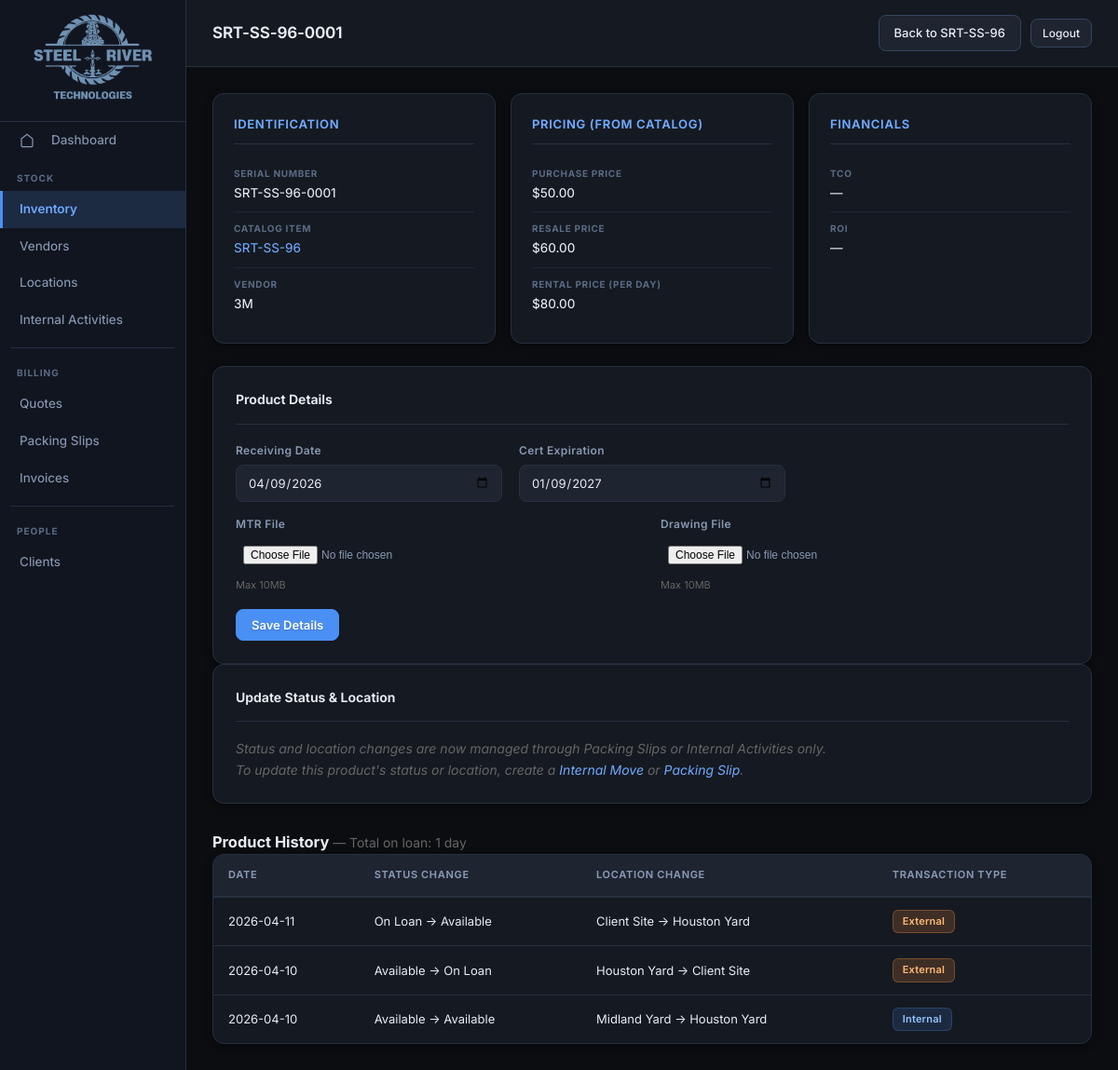
The app's page /inventory/product/SRT-SS-96-0001, older data.
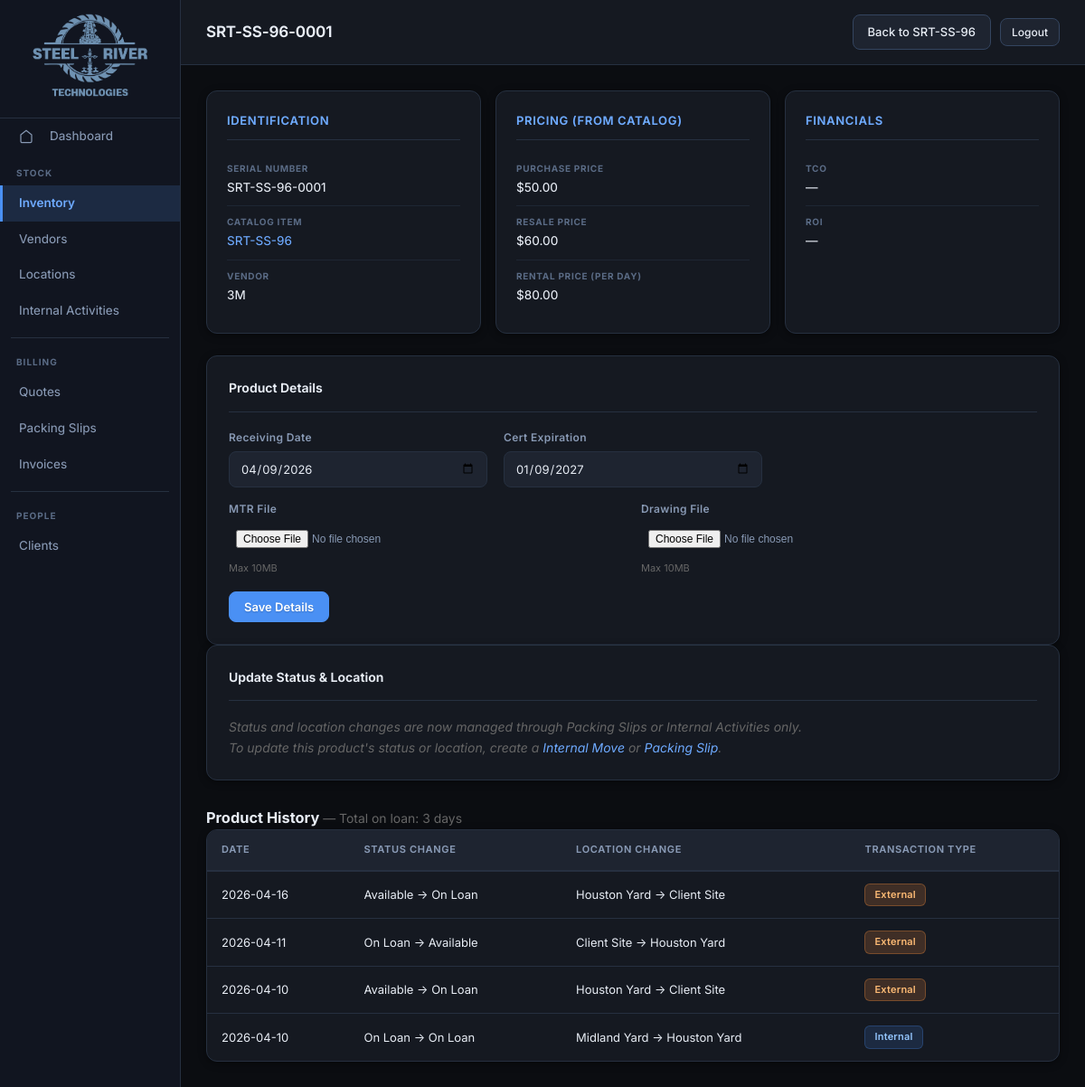
The same page, newer data.
### tables this page shows
CREATE TABLE "Product_Lifecycle" (
    id              INTEGER PRIMARY KEY AUTOINCREMENT,
    serial_number   TEXT NOT NULL,
    change_date     TEXT NOT NULL,
    old_status      TEXT,
    new_status      TEXT,
    old_location    TEXT,
    new_location    TEXT,
    transaction_type TEXT NOT NULL CHECK(transaction_type IN ('INTERNAL','EXTERNAL'))
);

CREATE TABLE "Product" (
            serial_number TEXT PRIMARY KEY,
            parts_number TEXT NOT NULL,
            status TEXT,
            location TEXT,
            receiving_date TEXT,
            certification_expiration_date TEXT, mtr_filename TEXT, drawing_filename TEXT, created_by TEXT, created_at TEXT, modified_by TEXT, modified_at TEXT);

### app/routes/inventory.py (the view)
@router.get("/product/{serial_number}", response_class=HTMLResponse)
def product_detail(request: Request, serial_number: str):
    db = get_db()
    product = db.execute(
        """SELECT p.*, pn.description as parts_description, pn.cost_price as purchase_price, pn.resale_price, pn.rental_price, v.name as vendor_name
           FROM Product p
           LEFT JOIN PartNumber pn ON p.parts_number = pn.parts_number
           LEFT JOIN Vendor v ON pn.vendor_name = v.name
           WHERE p.serial_number=?""",
        (serial_number,),
    ).fetchone()
    ext_txns = db.execute(
        """
        SELECT te.*, ps.packing_slip_number, c.name as customer_name
        FROM Transaction_External te
        JOIN Packing_Slip ps ON te.packing_slip_id=ps.packing_slip_number
        LEFT JOIN Clients c ON ps.client_id=c.client_id
        WHERE te.transaction_ext_id IN (
            SELECT transaction_ext_id FROM Transaction_External_Items WHERE serial_number=?
        ) ORDER BY te.outbound_date DESC
    """,
        (serial_number,),
    ).fetchall()
    int_txns = db.execute(
        """
        SELECT ti.* FROM Transaction_Internal ti
        WHERE ti.transaction_int_id IN (
            SELECT transaction_int_id FROM Transaction_Internal_Items WHERE serial_number=?
        ) ORDER BY ti.move_date DESC
    """,
        (serial_number,),
    ).fetchall()
    lifecycle = db.execute(
        """SELECT * FROM Product_Lifecycle
           WHERE serial_number=?
           ORDER BY change_date DESC, id DESC""",
        (serial_number,),
    ).fetchall()
    lifecycle_asc = db.execute(
        """SELECT * FROM Product_Lifecycle
           WHERE serial_number=?
           ORDER BY change_date ASC, id ASC""",
        (serial_number,),
    ).fetchall()
    from datetime import datetime, date
    total_on_loan_days = 0
    on_loan_start = None
    for entry in lifecycle_asc:
        if entry["new_status"] == "On Loan":
            on_loan_start = entry["change_date"]
        elif (
            entry["old_status"] == "On Loan" and on_loan_start and entry["change_date"]
        ):
            start = datetime.strptime(on_loan_start, "%Y-%m-%d").date()
            end = datetime.strptime(entry["change_date"], "%Y-%m-%d").date()
            total_on_loan_days += (end - start).days
            on_loan_start = None
    if on_loan_start:
        start = datetime.strptime(on_loan_start, "%Y-%m-%d").date()
        total_on_loan_days += (date.today() - start).days
    min_change_date = None
    if lifecycle and lifecycle[0]["change_date"]:
        min_change_date = lifecycle[0]["change_date"]
    end_statuses = ["Sold", "Lost", "Retired / Decommissioned"]
    updates_disabled = product["status"] in end_statuses if product else False
    purchase_price = product["purchase_price"] if product else None
    resale_price = product["resale_price"] if product else None
    rental_price = product["rental_price"] if product else None
    locations = db.execute("SELECT * FROM Location ORDER BY name").fetchall()
    close_db()
    return templates.TemplateResponse(
        "inventory/product_detail.html",
        {
            "request": request,
            "product": product,
            "product_status": product["status"] if product else None,
            "product_location": product["location"] if product else None,
            "status_options": get_status_options(),
            "ext_txns": ext_txns,
            "int_txns": int_txns,
            "lifecycle": lifecycle,
            "locations": locations,
            "purchase_price": purchase_price,
            "resale_price": resale_price,
            "rental_price": rental_price,
            "min_change_date": min_change_date,
            "updates_disabled": updates_disabled,
            "total_on_loan_days": total_on_loan_days,
        },
    )

### app/templates/inventory/product_detail.html (shortened to what the changed rows need)
{% extends "base.html" %}
{% block page_title %}{{ product.serial_number }}{% endblock %}
{% set active = "inventory" %}
{% block topbar_actions %}
<a href="/inventory/part-number/{{ product.parts_number }}" class="btn">
  Back to {{ product.parts_number }}
</a>
{% endblock %}
{% block content %}
<div style="display: grid; grid-template-columns: 1fr 1fr 1fr; gap: 16px; margin-bottom: 24px;">
  <div class="detail-section">
    <div class="detail-row">
      <span class="detail-label">Serial Number</span>
      <span class="detail-value">{{ product.serial_number }}</span>
    </div>
    <div class="detail-row">
      <span class="detail-value"><a href="/inventory/part-number/{{ product.parts_number }}">{{ product.parts_number }}</a></span>
    </div>
  </div>
</div>
<form method="post" action="/inventory/product/{{ product.serial_number }}/edit" enctype="multipart/form-data" id="product-details-form">
  <div class="card">
    <div class="form-grid-3">
      <div class="form-group">
        <label for="receiving_date">Receiving Date</label>
        <input type="date" id="receiving_date" name="receiving_date" value="{{ product.receiving_date or '' }}" required>
      </div>
      <div class="form-group">
        <label for="certification_expiration_date">Cert Expiration</label>
        <input type="date" id="certification_expiration_date" name="certification_expiration_date" value="{{ product.certification_expiration_date or '' }}">
      </div>
    </div>
  </div>
</form>
{% if lifecycle %}
<h3 style="margin-top: 2rem;">
  Product History
  {% if total_on_loan_days > 0 %}
  <span style="font-size: 0.85em; font-weight: normal; color: #666;"> — Total on loan: {{ total_on_loan_days }} day{{ "s" if total_on_loan_days != 1 else "" }}</span>
  {% endif %}
</h3>
<div class="table-wrap">
<table>
  <thead>
    <tr>
      <th>Date</th>
      <th>Status Change</th>
      <th>Location Change</th>
      <th>Transaction Type</th>
    </tr>
  </thead>
  <tbody>
    {% for entry in lifecycle %}
    <tr>
      <td>{{ entry.change_date or "—" }}</td>
      <td>
        {% set disp_old_status = entry.old_status if entry.old_status else product_status %}
        {% set disp_new_status = entry.new_status if entry.new_status else disp_old_status %}
        {{ disp_old_status }} → {{ disp_new_status }}
      </td>
      <td>
        {% set disp_old_loc = entry.old_location if entry.old_location else product_location %}
        {% set disp_new_loc = entry.new_location if entry.new_location else disp_old_loc %}
        {{ disp_old_loc or "—" }} → {{ disp_new_loc or "—" }}
      </td>
      <td>
        {% if entry.transaction_type == "INTERNAL" %}
        <span class="badge badge-internal">Internal</span>
        {% else %}
        <span class="badge badge-external">External</span>
        {% endif %}
      </td>
    </tr>
    {% endfor %}
  </tbody>
</table>
</div>
{% endif %}
{% endblock %}

Row changes from the older to the newer data that the page shows:
changed Product "SRT-SS-96-0001": status "Available" → "On Loan"
added Product_Lifecycle: change_date "2026-04-16", old_status "Available", new_status "On Loan", old_location "Houston Yard", new_location "Client Site", transaction_type "External"
Text that changed along with them:
{{ total_on_loan_days }}: "1" → "3"
{{ "s" if total_on_loan_days != 1 else "" }}: (not shown) → "s"
